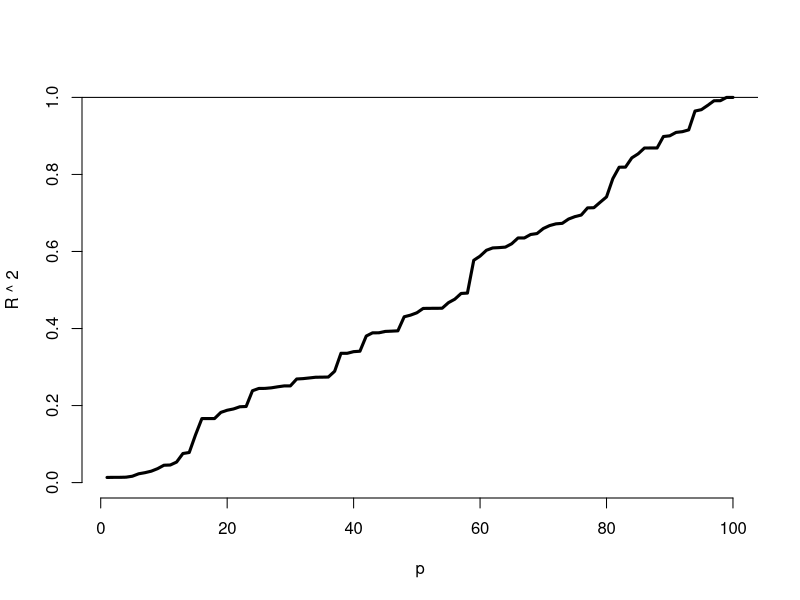

The R source for this figure:
n <- 100
plot(c(1, n), 0:1, type = "n"
      , frame = FALSE
      , xlab = "p"
      , ylab = "R ^ 2") 
y <- rnorm(n); 
x <- NULL; 
r <- NULL 
for (i in 1:n){
  x <- cbind(x,rnorm(n)) 
  r <- c(r, summary(lm( y ~ x))$r.squared)
}
lines( 1 : n, r, lwd = 3) 
abline(h = 1)

n <- 100
nosim <- 1000 
x1 <- rnorm(n)
# x2 <- rnorm(n)
# x3 <- rnorm(n)
x2 <- x1/ sqrt( 2) + rnorm( n) /sqrt( 2)
x3 <- x1 * 0.95 + rnorm( n) * sqrt( 1 - 0.95 ^ 2)
betas <- sapply(1:nosim
                , function(i) {
                  y <- x1 + rnorm( n, sd = .3)
                  c(coef(lm(y ~ x1))[2]
                    , coef(lm(y ~ x1 + x2))[2]
                    , coef(lm(y ~ x1 + x2 + x3))[2])
                  })
round(apply(betas, 1, var), 5)


y <- x1 + rnorm(n, sd = .3)
a <- summary(lm(y ~ x1))$cov.unscaled[2,2]
c(summary(lm(y ~ x1 + x2))$cov.unscaled[2,2]
  , summary(lm(y ~ x1 + x2 + x3))$cov.unscaled[2,2])/a